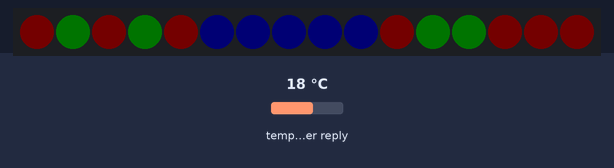
A program run on a simulated ESP32. Parts: 16 RGB LEDs in strip order, left to right. Inputs (shaded band) come from the test bench; at power-on: temperature in the weather reply 18 °C. Dim RGB values are drawn brighter than linear; WiFi joins after 1.5 s; servers stay silent unless stated; network time is answered at once with the bench clock; the local clock reads 2024-03-15 10:24:30 at power-on unless the program sets it; web services answer with replies made up by the test bench; what the program prints to the serial monitor is not drawn.

Above: at 2.9 s.
At 61.9 s:
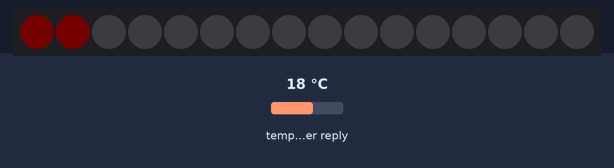

Measured:
- what the display in image 1 shows lasts 60.0 s, from 61.9 s to 121.9 s

The program:

main.cpp
```cpp
#include <Arduino.h>
#include <WiFiManager.h>          //https://github.com/tzapu/WiFiManager WiFi Configuration Magic
#include <NTPClient.h>
#include <WiFiUdp.h>
#include <FastLED.h>
#include <ArduinoJson.h>

#define projectName "ESP32-Snitch"

#define NUM_LEDS 16
#define DATA_PIN 12
CRGB leds[NUM_LEDS];

// Timer for when to update NTP
unsigned long timePreviousMillis = 0;               // will store last time
const unsigned long timeInterval = 10 * 60 * 1000;  // interval at which to run (milliseconds)

// Timer for when to update temperature
unsigned long tempPreviousMillis = 0;               // will store last time
const unsigned long tempInterval = 5* 60 * 1000;  // interval at which to run (milliseconds)

// Timer for when to switch between time and temperature
unsigned long displayPreviousMillis = 0;               // will store last time
const unsigned long displayInterval = 60 * 1000;  // interval at which to run (milliseconds)

String CityID = "REPLACE_WITH_YOUR_CITY";  //Jursla, SE
String APIKEY = "REPLACE_WITH_YOUR_API_KEY";

WiFiClient client; // Used to get temperature
const char* servername = "api.openweathermap.org"; // remote server we will connect to

WiFiUDP ntpUDP; // Used by NTPClient to get time

// You can specify the time server pool and the offset (in seconds, can be
// changed later with setTimeOffset() ). Additionaly you can specify the
// update interval (in milliseconds, can be changed using setUpdateInterval() ).
NTPClient timeClient(ntpUDP, "se.pool.ntp.org", 7200, 60000);

bool doTime = true;
int temperature = -273;

float computeHeatIndex(float temperature, int percentHumidity) {
  temperature = temperature * 1.8 + 32;
  float hi = 0.5 * (temperature + 61.0 + ((temperature - 68.0) * 1.2) + (percentHumidity * 0.094));

  if (hi > 79) {
    hi = -42.379 +
         2.04901523 * temperature +
         10.14333127 * percentHumidity +
         -0.22475541 * temperature * percentHumidity +
         -0.00683783 * pow(temperature, 2) +
         -0.05481717 * pow(percentHumidity, 2) +
         0.00122874 * pow(temperature, 2) * percentHumidity +
         0.00085282 * temperature * pow(percentHumidity, 2) +
         -0.00000199 * pow(temperature, 2) * pow(percentHumidity, 2);

    if ((percentHumidity < 13) && (temperature >= 80.0) && (temperature <= 112.0))
      hi -= ((13.0 - percentHumidity) * 0.25) * sqrt((17.0 - abs(temperature - 95.0)) * 0.05882);

    else if ((percentHumidity > 85.0) && (temperature >= 80.0) && (temperature <= 87.0))
      hi += ((percentHumidity - 85.0) * 0.1) * ((87.0 - temperature) * 0.2);
  }
  return (hi - 32) * 0.55555;
}

int getTemperature() {
  String json;
  int tempInt = -273;
  float tempFloat = -273;
  const int httpPort = 80;

  const size_t capacity = JSON_ARRAY_SIZE(1) + JSON_OBJECT_SIZE(1) + 2 * JSON_OBJECT_SIZE(2) + JSON_OBJECT_SIZE(4) + JSON_OBJECT_SIZE(5) + JSON_OBJECT_SIZE(6) + JSON_OBJECT_SIZE(12) + 270;
  DynamicJsonDocument doc(capacity);

  if (client.connect(servername, httpPort)) {
    // We now create a URI for the request
    String url = "/data/2.5/weather?id=" + CityID + "&units=metric&APPID=" + APIKEY;

    // This will send the request to the server
    client.print(String("GET ") + url + " HTTP/1.1\r\n" +
                 "Host: " + servername + "\r\n" +
                 "Connection: close\r\n\r\n");
    unsigned long timeout = millis();
    while (client.available() == 0) {
      if (millis() - timeout > 5000) {
        client.stop();
        return tempInt;
      }
    }

    // Read all the lines of the reply from server
    while (client.available()) {
      json = client.readStringUntil('\r');
    }

    // Parse the json and extract the temperature
    deserializeJson(doc, json);

    JsonObject main = doc["main"];
    float main_temp = main["temp"];
    int main_humidity = main["humidity"];

    Serial.print("Main temp: ");
    Serial.println(main_temp);
    Serial.print("Main humidity: ");
    Serial.println(main_humidity);

    tempFloat = computeHeatIndex(main_temp, main_humidity);

    Serial.print("Heat index: ");
    Serial.println(tempFloat);

    // Round and store with out decimals.
    tempInt = round(tempFloat);

    Serial.print("Rounded heat index: ");
    Serial.println(tempInt);

    return tempInt;
  }

  else {
    Serial.println("Unable to connect");
    return tempInt;
  }
}

void drawTemperature(int temperature) {
  if (temperature >= NUM_LEDS + 1) {
    // Up and red
    for (int i = 0; i < NUM_LEDS; i++) {
      if (temperature - 16 > i) {
        leds[i].setRGB(1, 0, 0);
      }
      else {
        leds[i] = CRGB::Black;
      }
    }
  }
  else if (temperature >= 1 && temperature <= NUM_LEDS) {
    // Up and green
    for (int i = 0; i < NUM_LEDS; i++) {
      if (temperature > i) {
        leds[i].setRGB(0, 1, 0);
      }
      else {
        leds[i] = CRGB::Black;
      }
    }
  }
  else if (temperature == 0) {
    // All off
    for (int i = 0; i < NUM_LEDS; i++) {
      leds[i] = CRGB::Black;
    }
  }
  else if (temperature <= -1 && temperature >= -16) {
    // Down and blue
    for (int i = NUM_LEDS - 1; i >= 0; i--) {
      if (temperature < 0) {
        leds[i].setRGB(0, 0, 1);
        temperature++;
      }
      else {
        leds[i] = CRGB::Black;
      }
    }
  }
  else if (temperature == -273) {
    for (int i = 0; i < 16; i = i + 2) {
      leds[i].setRGB(0, 0, 1);
      leds[i+1] = CRGB::Black;
    }
  }
}

void drawTime(String sHours, String sMinutes) {
  while (5 - sHours.length() > 0) {
    sHours = "0" + sHours;
  }
  while (8 - sHours.length() > 0) {
    sHours = sHours + "-";
  }

  while (6 - sMinutes.length() > 0) {
    sMinutes = "0" + sMinutes;
  }
  while (8 - sMinutes.length() > 0) {
    sMinutes = "-" + sMinutes;
  }

  for (int i = 0; i < sHours.length(); i++) {
    if (sHours[i] == '0') {
      leds[i].setRGB(1, 0, 0);
    }
    if (sHours[i] == '1') {
      leds[i].setRGB(0, 1, 0);
    }
    if (sHours[i] == '-') {
      leds[i].setRGB(0, 0, 1);
    }
  }

  for (int i = 0; i < sMinutes.length(); i++) {
    if (sMinutes[i] == '0') {
      leds[i+8].setRGB(1, 0, 0);
    }
    if (sMinutes[i] == '1') {
      leds[i+8].setRGB(0, 1, 0);
    }
    if (sMinutes[i] == '-') {
      leds[i+8].setRGB(0, 0, 1);
    }
  }
}

void connectWifi() {
  WiFi.mode(WIFI_STA); // explicitly set mode, esp defaults to STA+AP
  // it is a good practice to make sure your code sets wifi mode how you want it.

  //WiFiManager, Local intialization. Once its business is done, there is no need to keep it around
  WiFiManager wifiManager;

  // set a custom hostname, sets sta and ap dhcp client id for esp32, and sta for esp8266
  wifiManager.setHostname(projectName);

  wifiManager.setClass("invert"); // dark theme

  // reset settings - wipe stored credentials for testing
  // these are stored by the esp library
  wifiManager.resetSettings();
  //Debug is enabled by default on Serial in non-stable releases. To disable add before autoConnect/startConfigPortal
  //wifiManager.setDebugOutput(false);

  // Automatically connect using saved credentials,
  // if connection fails, it starts an access point with the specified name ( "AutoConnectAP"),
  // if empty will auto generate SSID, if password is blank it will be anonymous AP (wm.autoConnect())
  // then goes into a blocking loop awaiting configuration and will return success result

  bool res;
  // res = wm.autoConnect(); // auto generated AP name from chipid
  // res = wm.autoConnect("AutoConnectAP"); // anonymous ap
  res = wifiManager.autoConnect(projectName); // password protected ap

  if(!res) {
      Serial.println("Failed to connect");
      // ESP.restart();
  }
  else {
      //if you get here you have connected to the WiFi
      Serial.println("connected...yeey :)");
  }
}

void setup() {
  // Initialize Serial Monitor
  Serial.begin(115200);
  while (!Serial);

  // Connect to Wifi
  connectWifi();

  // Initialize a NTPClient and get time
  timeClient.begin();
  timeClient.update();

  temperature = getTemperature();

  FastLED.addLeds<NEOPIXEL, DATA_PIN>(leds, NUM_LEDS);
}

void loop() {
  // Don't update from internet every second. Instead update every
  // "interval" (default 10 mins).
  if (millis() - timePreviousMillis >= timeInterval) {
    while (!timeClient.update()) {
      timeClient.forceUpdate();
    }
    timePreviousMillis = millis();
  }

  if (millis() - tempPreviousMillis >= tempInterval) {
    temperature = getTemperature();
    Serial.print(temperature);
    Serial.println(" degrees celsius.");
    tempPreviousMillis = millis();
  }

  if (doTime) { // Do the time thing
    // The getHours and getMinutes comes with the following format:
    // 16 and 00
    // We need to use the String function to make it binary.
    String sHours = String(timeClient.getHours(), BIN);
    String sMinutes = String(timeClient.getMinutes(), BIN);

    drawTime(sHours, sMinutes);
  }
  else { // Do the temp thing
    drawTemperature(temperature);
  }

  if (millis() - displayPreviousMillis >= displayInterval) {
    doTime = !doTime;
    displayPreviousMillis = millis();
  }

  /* TIME DEBUG
  Serial.print(timeClient.getHours());
  Serial.print(" ");
  Serial.print(timeClient.getMinutes());
  Serial.print(" ");
  Serial.println(timeClient.getSeconds());
  */

  FastLED.show();
  delay(1000);
}
```
